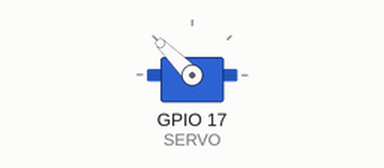
This program was run on a simulated Raspberry Pi (BCM pin numbers). Shown: servo. Files the program writes start out absent; servo angles are drawn from the pulse width (0.5 ms = 0°, 2.5 ms = 180°). At 1.5 s the program stops and its outputs stay as they are.

Above: at 0.1 s.
At 1.6 s:
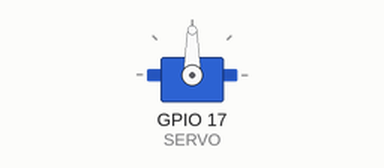
Timing chart, 0 to 3.0 s (numbered marks = the images above):
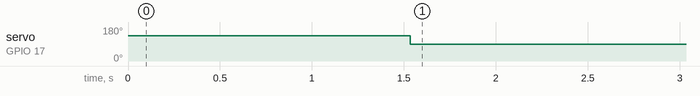

The program:

blinds_open.py
```python
import RPi.GPIO as GPIO
import time
import pigpio
import os

f = open("blinds.txt", "r")
last_line = f.readlines()[-1].rstrip()
f.close()

if last_line == 'close':
  f = open("blinds.txt", "w")
  f.write('open' + "\n")
  f.close()
  SERVO = 17
  pi = pigpio.pi()
  pi.set_servo_pulsewidth(SERVO, 2000)
  time.sleep(1.53)
  pi.set_servo_pulsewidth(SERVO, 1500)
```

Measured:
- by itself, servo on GPIO 17 (SERVO): 135° → 90° at 1.5 s
